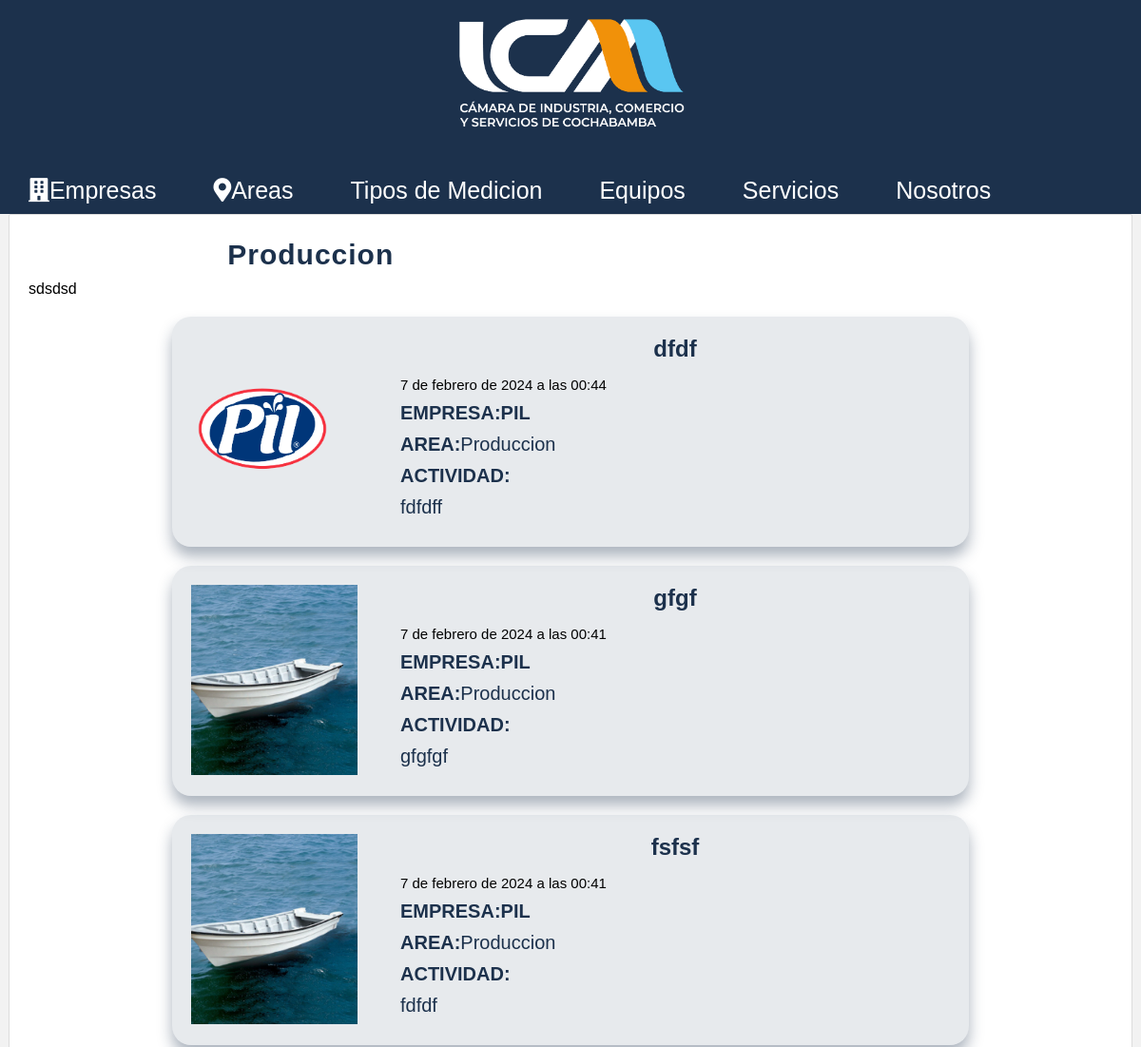
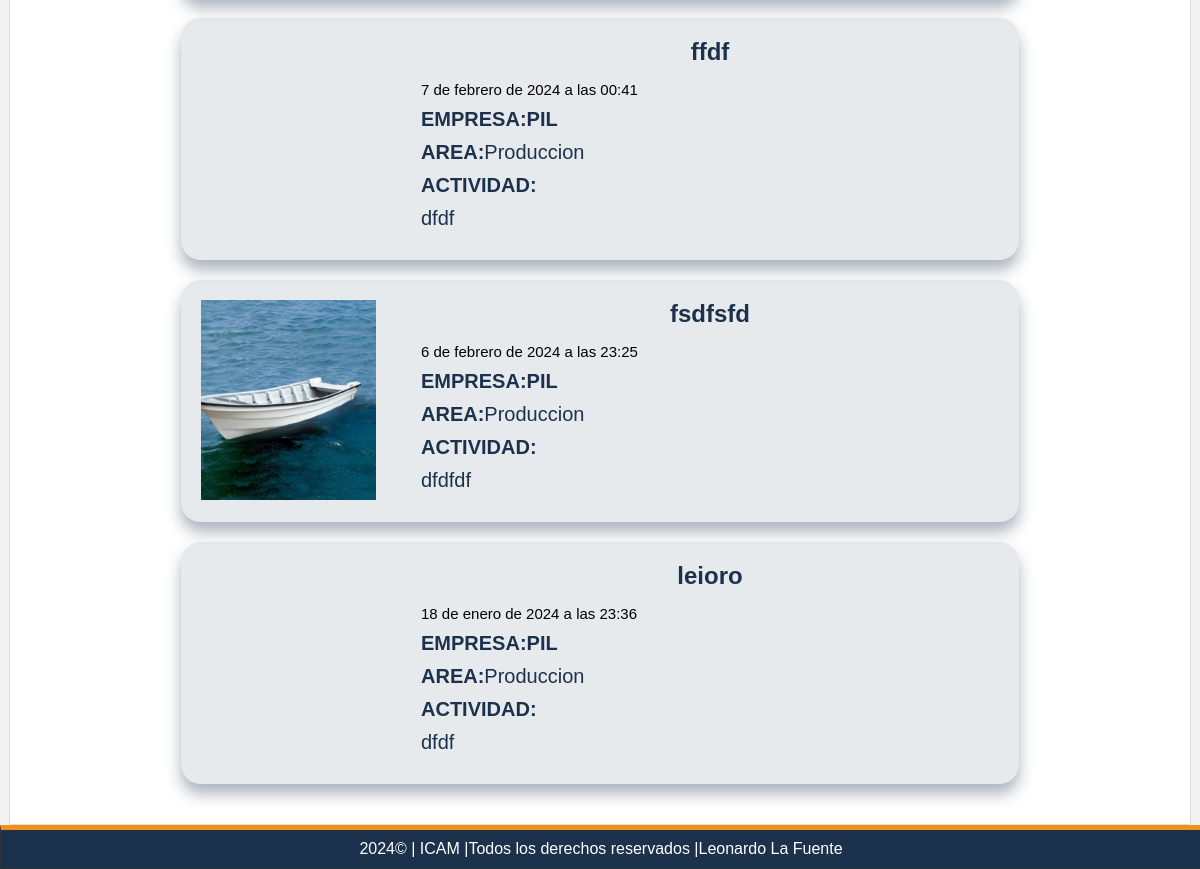
The page /area/7 (signed in) on the database as committed earlier (2 pictures, top to bottom).
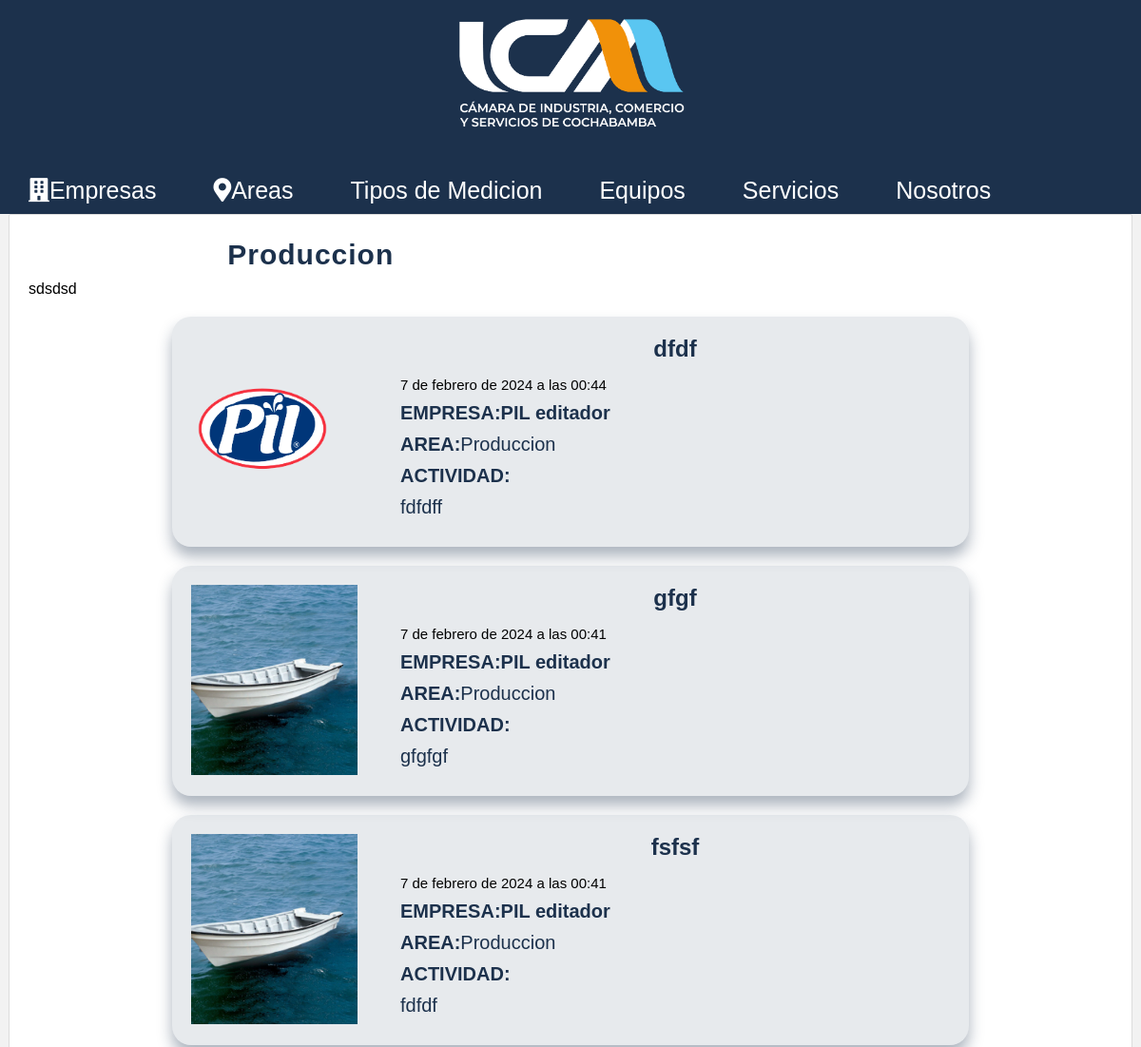
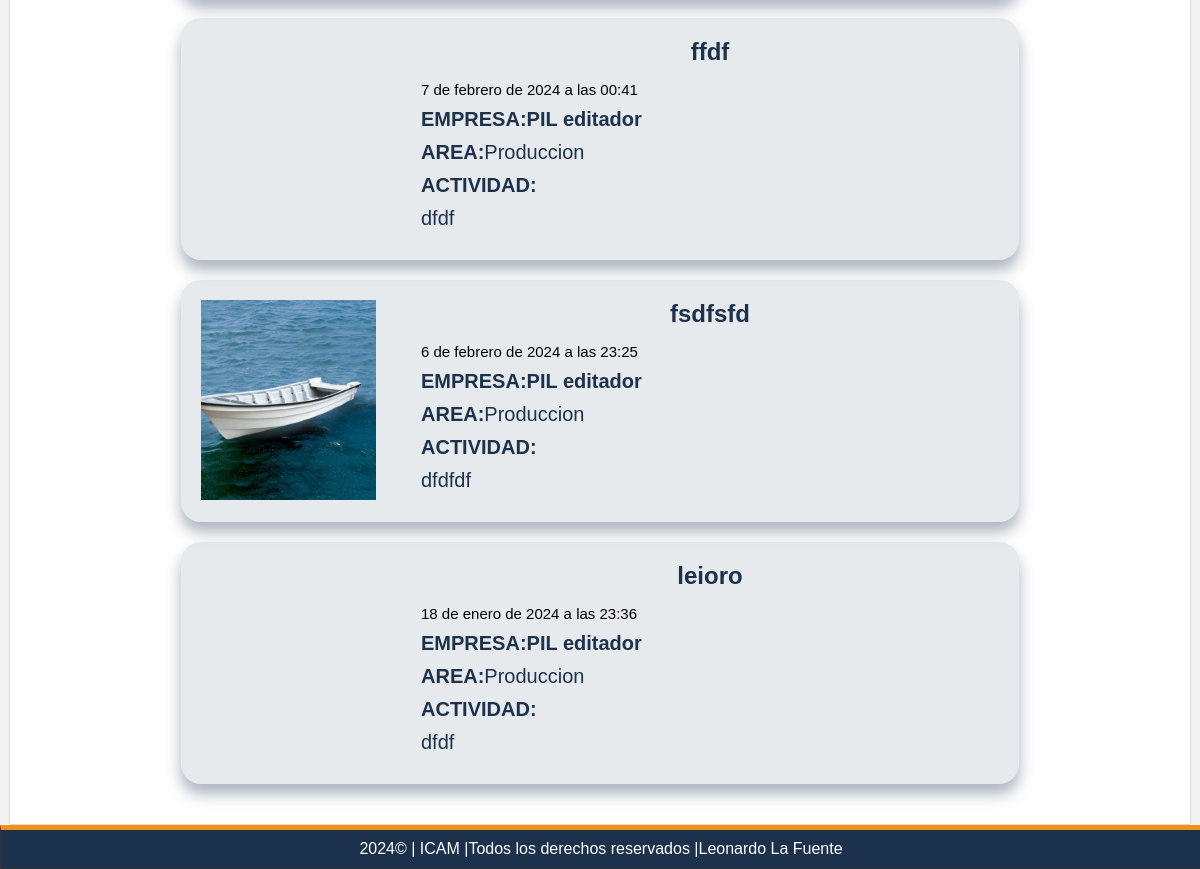
The same page on the database as committed later (2 pictures, top to bottom).
### pages/models.py (models this page shows, shortened)
class Page(models.Model):
    title=models.CharField(max_length=50,verbose_name="Titulo")
    content=RichTextField(verbose_name="Contenido")
    slug=models.CharField(unique=True,max_length=150,verbose_name="Url")
    order=models.IntegerField(default=0,verbose_name="Orden")
    visible=models.BooleanField(verbose_name="Visible")
    created_at=models.DateTimeField(auto_now_add=True,verbose_name="Creado el")
    update_at=models.DateTimeField(auto_now=True,verbose_name="Actualizado el")
    class Meta:
        verbose_name='Pagina'
        verbose_name_plural="Paginas"

### record/models.py (models this page shows, shortened)
class Area(models.Model):
    name = models.CharField(max_length=200,verbose_name='Nombre del Area')
    description = models.TextField(verbose_name='Descripcion')
    created_at = models.DateTimeField(auto_now_add=True,verbose_name='Creado el')
    updated_at = models.DateTimeField(auto_now=True,verbose_name='Editado el')
    company = models.ForeignKey(Company, on_delete=models.CASCADE)
    class Meta:
        verbose_name='Area'
        verbose_name_plural='Areas'
    def __str__(self):
        return self.name

class Position(models.Model):
    name = models.CharField(max_length=200,verbose_name='Nombre del Puesto')
    activity_type = RichTextField(max_length=200,verbose_name='Tipo de Actividad')
    image = models.ImageField(default='null',verbose_name="Imagen",upload_to="positions")
    public=models.BooleanField(verbose_name="Publicado")
    created_at = models.DateTimeField(auto_now_add=True,verbose_name='Creado el')
    updated_at = models.DateTimeField(auto_now=True,verbose_name='Editado el')
    area = models.ForeignKey(Area, on_delete=models.CASCADE)
    class Meta:
        verbose_name='Puestos de Trabajo'
        verbose_name_plural='Puestos de Trabajo'
        ordering=['-created_at']

class Company(models.Model):
    name = models.CharField(max_length=200,verbose_name='Nombre')
    address = models.CharField(max_length=300,verbose_name='Direccion')
    department = models.CharField(max_length=200,verbose_name='Departamento',choices=DEPARTMENT_CHOICES)
    sector = models.CharField(max_length=200, verbose_name='Sector')
    image = models.ImageField(default='null',verbose_name="Imagen",upload_to="companies")
    created_at = models.DateTimeField(auto_now_add=True,verbose_name="Creado el")
    user = models.ForeignKey(User, on_delete=models.CASCADE)
    class Meta:
        verbose_name='Empresa'
        verbose_name_plural='Empresas'
    def __str__(self):
        return self.name

### record/views.py (the view)
# urls.py: path('area/<int:area_id>',views.area,name="area"),
@login_required(login_url="login")
def area(request,area_id):
    area=get_object_or_404(Area,id=area_id)
    positions = Position.objects.filter(area=area)
    return render(request,'areas/area.html',{
        'area':area,
        'positions':positions
    })

### pages/context_processors.py (called while the page is built)
def get_pages(request):
    pages = Page.objects.filter(visible=True).order_by('order').values_list('id','title','slug')
    return {
        'pages':pages
    }

### record/processor.py (called while the page is built)
def get_areas(request):
    if request.user.is_authenticated and 'selected_company_id' in request.session:
        try:
            company = Company.objects.get(id=request.session['selected_company_id'])
            areas = Area.objects.filter(company=company).values_list('id', 'name')
            return {
                'areas': areas,
            }
        except Company.DoesNotExist:
            return {
                'areas': [],
            }
    else:
        return {
            'areas': [],
        }

### record/templates/areas/area.html (shortened to what this page needs)
{% extends "layouts/layout.html" %}
{%block content%}
<h1 class="title">{{area.name}}</h1>
    <p>{{area.description}}</p>
    {% include "positions/positions.html"  %}
{%endblock%}

### mainapp/templates/layouts/layout.html (shortened to what this page needs)
<!DOCTYPE html>
<html lang="es">
<head>
    {%load static%}
    <link rel="stylesheet" href="https://cdnjs.cloudflare.com/ajax/libs/font-awesome/5.15.3/css/all.min.css">
    <link rel="stylesheet" type="text/css" href="{%static 'css/styles.css'%}">
</head>
<body>
    <header>
        <div id="logotipo">
            <img src="{%static 'imagenes/icam.png'%}" />
        </div>
    </header>
    <nav>
        <ul>
            <li>
                <a href="{%url 'index'%}"> <i class="fas fa-building"></i>Empresas</a>
            </li>
            {%if user.email%}
                <li>
                    <a href="{%url 'list_positions'%}"><i class="fas fa-map-marker-alt"></i>Areas</a>
                </li>
                {% for page in pages %}
                    <li>
                        <a href="{%  url 'page' page.2 %}">{{page.1}}</a>
                    </li>
                    {% endfor %}
                    <li>
                        <a href="{%url 'logout'%}"><i class="fas fa-sign-out-alt"></i>Cerrar Sesion</a>
                    </li>
            {%endif%}
        </ul>
    </nav>
    <div id="content">
        <div class="box">
            {% block content %}{% endblock %}
        </div>
    </div>
    <footer>
        {%now "Y"%}&copy; | ICAM |Todos los derechos reservados |Leonardo La Fuente
    </footer>
</body>
</html>

### record/templates/positions/positions.html (shortened to what this page needs)
{% for position in positions%}
    <article class="position-item">
        {%if position.image != 'null' %}
            <div class="image">
                <img src="{{position.image.url}}"/>
            </div>
        {%else%}
            <div class="placeholder"></div>
        {%endif%}
        <div class="data">
            <h3><a href="{%url 'position' position.id%}">
                {{position.name}}
            </a></h3>
            <span class="date"> {{position.created_at}}
            <p>
                <strong>EMPRESA:</strong>{{position.area.company}}
            </p>
            </span>
            <p>
                <strong>AREA:</strong>{{position.area}}{{position.company}}
            </p>
            <p> <strong>ACTIVIDAD:</strong>{{position.activity_type|safe}}
            </p>
        </div>
    </article>
{% endfor %}

### mainapp/static/css/styles.css (style rules this page uses)
* { margin: 0px; padding: 0px; font-family: sans-serif; text-decoration: none; }
.box p, .box h2, .box h3 ,.box ul { margin-top: 10px; margin-bottom: 15px; }
body { background-color: #f2f2f2; }
header { width: 100%; height: 180px; background-color: #1c314c; margin: auto; }
#logotipo { width: 100%; height: 130px; margin: auto; padding-top: 10px; display: flex; justify-content: center; align-items: center; }
#logotipo img { display: block; width: 250px; }
nav { width: 100%; height: 40px; margin: 0 auto; background-color: #1c314c; font-family: inherit; border-bottom: 5px solid #1c314c; font-size: 25px; }
nav > ul { list-style: none; text-decoration: none; }
nav > ul > li { line-height: 40px; float: left; }
nav > ul > li > a { display: block; padding-right: 30px; padding-left: 30px; color: white; }
#content { width: 100%; min-height: 920px; margin: 0 auto; }
.box { background: white; width: 95%; min-height: 930px; padding: 20px; border: 1px solid #ddd; border-radius: 2px; margin: 0 auto; }
.box a { color: #1c314c; }
.box .image img { float:left; height: 500px; margin-right: 50px; }
.title { color:#1c314c; letter-spacing: 1px; font-size: 30px; margin-bottom: 4px ; margin-top: 5px; }
.position-item { display: flex; flex-direction: row; align-items: flex-start; width: 70%; margin: 20px auto; border-radius: 20px; padding: 20px; box-shadow: 0px 10px 15px rgba(28, 49, 76, 0.364); background-color: rgba(28, 49, 76, 0.1); }
.position-item .image, .position-item .placeholder { display: flex; align-items: center; justify-content: center; height: 200px; width: 200px; overflow: hidden; }
.position-item .data { flex: 2; padding-left: 20px; align-self: center; }
.position-item img { max-width: 100%; max-height: 100%; object-fit: contain; cursor: pointer; transition: transform 0.3s ease; }
.position-item h3 { text-align: center; font-size: 24px; font-weight: bold; margin-top: 0; }
.position-item p { font-size: 14px; }
.position-item p:nth-child(1) { font-weight: bold; font-size: 20px; }
.position-item p:nth-child(2), .position-item p:nth-child(3) { text-align: left; }
footer { width: 100%; background-color: #1c314c; border: 1px solid #333; color: white; text-align: center; padding-top: 10px; padding-bottom: 10px; margin: 0 auto; border-top: 5px solid #f2901a; }
.position-item span.date { display: block; font-size: 15px; color: black; margin-bottom: 10px; margin-top: 0px; }
.position-item p { display: block; font-size: 15px; color: #1c314c; margin-bottom: 10px; font-size: 20px; }
.date { display: block; margin-top:15px ; margin-bottom: 25px; color: gray; }

Rows that differ between the two databases and show on the page:
changed through a linked row, Position "fdfdff": area.company "PIL" → "PIL editador"
changed through a linked row, Position "gfgf": area.company "PIL" → "PIL editador"
changed through a linked row, Position "fsfsf": area.company "PIL" → "PIL editador"
changed through a linked row, Position "ffdf": area.company "PIL" → "PIL editador"
changed through a linked row, Position "fsdfsfd": area.company "PIL" → "PIL editador"
changed through a linked row, Position "leioro": area.company "PIL" → "PIL editador"
